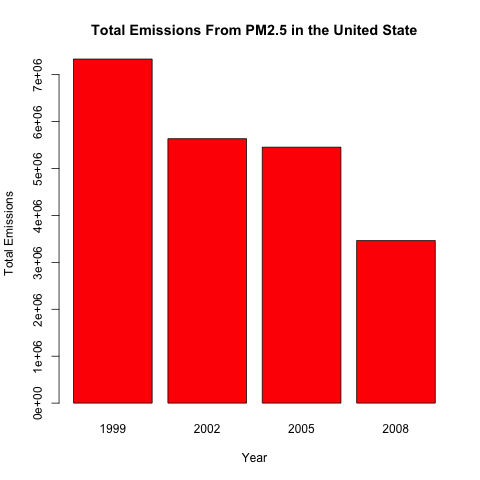

Reproduce this figure in R.
source("importData.R")

NEI <- loadNEI()

totalEmissionsByYear <- aggregate(Emissions ~ year, NEI, sum)

png(width = 480, height = 480,filename = "./plot1.png")
barplot(
    height = totalEmissionsByYear$Emissions,
    names.arg = totalEmissionsByYear$year,
    xlab = "Year",
    ylab = "Total Emissions",
    col = "red",
    main = "Total Emissions From PM2.5 in the United State"
)
dev.off()